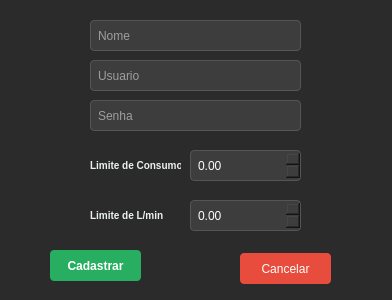
<?xml version="1.0" encoding="UTF-8"?>
<ui version="4.0">
 <class>AdminDialog</class>
 <widget class="QDialog" name="AdminDialog">
  <property name="geometry">
   <rect>
    <x>0</x>
    <y>0</y>
    <width>392</width>
    <height>300</height>
   </rect>
  </property>
  <property name="windowTitle">
   <string>Dialog</string>
  </property>
  <property name="styleSheet">
   <string notr="true">/* Estilo para a Janela Fundo */
QDialog {
    background-color: #2b2b2b;
    color: #ffffff;
    font-family: &quot;Segoe UI&quot;, sans-serif;
}

/* Labels */
QLabel {
    color: #ecf0f1;
    font-size: 10px;
    font-weight: bold;
}

/* Campos de Texto e SpinBoxes */
QLineEdit, QDoubleSpinBox {
    background-color: #3d3d3d;
    border: 1px solid #555;
    border-radius: 4px;
    padding: 5px;
    color: white;
}

QLineEdit:focus, QDoubleSpinBox:focus {
    border: 1px solid #3498db;
}

/* Botão Cadastrar */
QPushButton#btnRegister {
    background-color: #27ae60;
    color: white;
    border-radius: 4px;
    padding: 8px 16px;
    font-weight: bold;
}

QPushButton#btnRegister:hover {
    background-color: #2ecc71;
}

/* Botão Cancelar */
QPushButton#btnCancel {
    background-color: #e74c3c;
    color: white;
    border-radius: 4px;
    padding: 8px 16px;
}

QPushButton#btnCancel:hover {
    background-color: #ff5e4d;
}</string>
  </property>
  <widget class="QLineEdit" name="edtName">
   <property name="geometry">
    <rect>
     <x>90</x>
     <y>20</y>
     <width>211</width>
     <height>31</height>
    </rect>
   </property>
   <property name="placeholderText">
    <string>Nome</string>
   </property>
  </widget>
  <widget class="QLineEdit" name="edtUsername">
   <property name="geometry">
    <rect>
     <x>90</x>
     <y>60</y>
     <width>211</width>
     <height>31</height>
    </rect>
   </property>
   <property name="placeholderText">
    <string>Usuario</string>
   </property>
  </widget>
  <widget class="QLineEdit" name="edtPassword">
   <property name="geometry">
    <rect>
     <x>90</x>
     <y>100</y>
     <width>211</width>
     <height>31</height>
    </rect>
   </property>
   <property name="placeholderText">
    <string>Senha</string>
   </property>
  </widget>
  <widget class="QDoubleSpinBox" name="spnMonthlyGoal">
   <property name="geometry">
    <rect>
     <x>190</x>
     <y>150</y>
     <width>111</width>
     <height>31</height>
    </rect>
   </property>
   <property name="maximum">
    <double>9999999.990000000223517</double>
   </property>
  </widget>
  <widget class="QDoubleSpinBox" name="spnMinuteGoal">
   <property name="geometry">
    <rect>
     <x>190</x>
     <y>200</y>
     <width>111</width>
     <height>31</height>
    </rect>
   </property>
   <property name="maximum">
    <double>999.990000000000009</double>
   </property>
  </widget>
  <widget class="QPushButton" name="btnRegister">
   <property name="geometry">
    <rect>
     <x>50</x>
     <y>250</y>
     <width>91</width>
     <height>31</height>
    </rect>
   </property>
   <property name="text">
    <string>Cadastrar</string>
   </property>
  </widget>
  <widget class="QPushButton" name="btnCancel">
   <property name="geometry">
    <rect>
     <x>240</x>
     <y>253</y>
     <width>91</width>
     <height>31</height>
    </rect>
   </property>
   <property name="text">
    <string>Cancelar</string>
   </property>
  </widget>
  <widget class="QLabel" name="label">
   <property name="geometry">
    <rect>
     <x>90</x>
     <y>150</y>
     <width>91</width>
     <height>31</height>
    </rect>
   </property>
   <property name="text">
    <string>Limite de Consumo</string>
   </property>
  </widget>
  <widget class="QLabel" name="label_2">
   <property name="geometry">
    <rect>
     <x>90</x>
     <y>205</y>
     <width>91</width>
     <height>21</height>
    </rect>
   </property>
   <property name="text">
    <string>Limite de L/min</string>
   </property>
  </widget>
 </widget>
 <resources/>
 <connections>
  <connection>
   <sender>btnCancel</sender>
   <signal>clicked()</signal>
   <receiver>AdminDialog</receiver>
   <slot>reject()</slot>
   <hints>
    <hint type="sourcelabel">
     <x>277</x>
     <y>271</y>
    </hint>
    <hint type="destinationlabel">
     <x>199</x>
     <y>149</y>
    </hint>
   </hints>
  </connection>
 </connections>
</ui>
